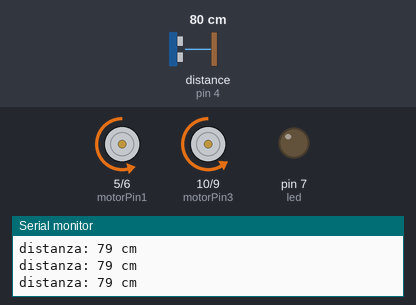
The sketch below on a simulated Arduino Uno, built with avr-gcc and run on an emulated ATmega328P. On the bench: motor-driver pin pairs drawn as motors (green arrow = first pin HIGH = forward, orange = second pin HIGH = backward, longer = more drive), output pins drawn as LEDs (lit = HIGH), the last lines printed to the serial monitor. Wiring (inferred from the names in the program): ultrasonic range finder: trigger pin 3; echo pin 4. Dashed ring = blinking. The inputs (shaded band) are chosen by the test bench; at power-on: distance to the obstacle (sensor on pin 4) 80 cm. The echo pulse lasts 58.3 µs per cm; pins used as bus, display or sensor lines are not drawn.

Above: at 1.7 s.
1.8 s: distance to the obstacle (sensor on pin 4) set to 24 cm
5.4 s: distance to the obstacle (sensor on pin 4) set to 20 cm
At 6.8 s:
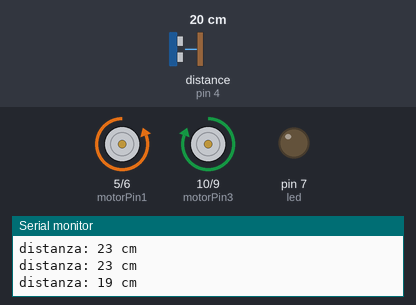
At 8.4 s:
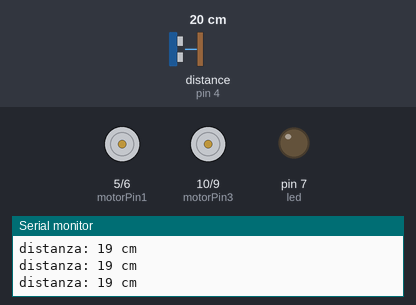
9.0 s: distance to the obstacle (sensor on pin 4) set to 35 cm
12.6 s: distance to the obstacle (sensor on pin 4) set to 2 cm
At 13.14 s:
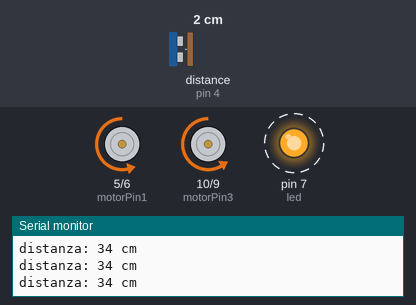
Timing chart, 0 to 17.2 s (numbered marks = the images above; inputs shaded):
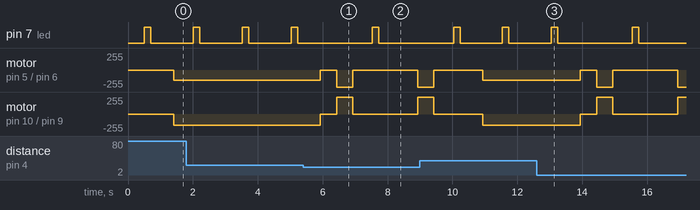

Measured:
- the behaviour switches between 22 and 21 cm on distance to the obstacle (sensor on pin 4) (found by bisection; images 0 and 1)
- after the input at 12.6 s, pin 7 (led): LOW → HIGH after 2.9 s, → LOW 0.20 s later; motor on pin 5 (motorPin1) / pin 6 (motorPin2): backward 152/255 → stopped after 1.3 s, → backward 255/255 0.50 s later, → stopped 0.50 s later, → backward 255/255 2.0 s later
- by itself, pin 7 (led): alternates HIGH for 0.20 s and LOW for 1.3 s

The sketch:

robottino_Lego.ino
```cpp
#include <Ultrasonic.h>
#include <Thread.h>

//L293D
//Motor A
const int motorPin1  = 5;
const int motorPin2  = 6;
//Motor B
const int motorPin3  = 10;
const int motorPin4  = 9;

// Velocita motori
//int velocita = 80;
int velMot1 = 152;
int velMot2 = 172;

// Creo i thread
Thread trheadEvitaOstacoli = Thread();
Thread trheadComandoLed = Thread();

// Riferimento della distanza rilevata
int distance = 0;
// Led
int led = 7;
//ultrasuoni
const int pinTrigger = 3;
const int pinEcho    = 4;

unsigned long time;
unsigned long lampeggio_time = 0;

void setup()
{
  pinMode(led, OUTPUT);

  //Set pin motori
  pinMode(motorPin1, OUTPUT);
  pinMode(motorPin2, OUTPUT);
  pinMode(motorPin3, OUTPUT);
  pinMode(motorPin4, OUTPUT);

  pinMode(pinTrigger, OUTPUT);
  pinMode(pinEcho, INPUT);

  // Configuro i thread
  trheadEvitaOstacoli.enabled = true;
  //trheadEvitaOstacoli.setInterval(10);
  //trheadEvitaOstacoli.ThreadName = "myThread";
  trheadEvitaOstacoli.onRun(ultraSuoni);

  trheadComandoLed.enabled = true;
  //trheadComandoLed.setInterval(10);
  //trheadComandoLed.ThreadName = "myThread";

  trheadComandoLed.onRun(blinkLed);

  // Inizializzo la seriale
  Serial.begin(9600);

}

void loop()
{

  // Attivo i thread
  if(trheadEvitaOstacoli.shouldRun()){
    trheadEvitaOstacoli.run();
  }

  if(trheadComandoLed.shouldRun()){
     trheadComandoLed.run();
  }

  //Vedo avanti
  distance = ultraSuoni();
  if(distance > 20){
    // I motori girano in avanti
    motorAvanti();
  }else{
    motorStop();
    delay(500);
    motorGira();
    delay(500);
    motorStop();
  }

  delay(100);

}

int ultraSuoni(){
   // imposta l'uscita del trigger LOW
  digitalWrite(pinTrigger, LOW);
  // imposta l'uscita del trigger HIGH per 10 microsecondi
  digitalWrite(pinTrigger, HIGH);
  delayMicroseconds(10);
  digitalWrite(pinTrigger, LOW);

  // calcolo del tempo attraverso il pin di echo
  long durata = pulseIn(pinEcho, HIGH);
  long distanza = durata/58.31;

  Serial.print("distanza: ");
  // dopo 38ms è fuori dalla portata del sensore
  if( durata > 38000 ){
    Serial.println("Fuori portata");
  }
  else{
    Serial.print(distanza);
    Serial.println(" cm");
  }

  // Aspetta 1000 microsecondi prima di generare l'impulso successivo
  delay(500);
  return distanza;
}

// Accendo e spengo un led
void blinkLed(){
  digitalWrite(led, HIGH);
  delay(200);
  digitalWrite(led, LOW);
  delay(200);
}

void motorAvanti(){
  analogWrite(motorPin1, 0);
  analogWrite(motorPin2, velMot1);
  analogWrite(motorPin3, 0);
  analogWrite(motorPin4, velMot2);
}

void motorStop(){
  digitalWrite(motorPin1, LOW);
  digitalWrite(motorPin2, LOW);
  digitalWrite(motorPin3, LOW);
  digitalWrite(motorPin4, LOW);
}

void motorGira(){
  digitalWrite(motorPin1, LOW);
  digitalWrite(motorPin2, HIGH);
  digitalWrite(motorPin3, HIGH);
  digitalWrite(motorPin4, LOW);
}
```
